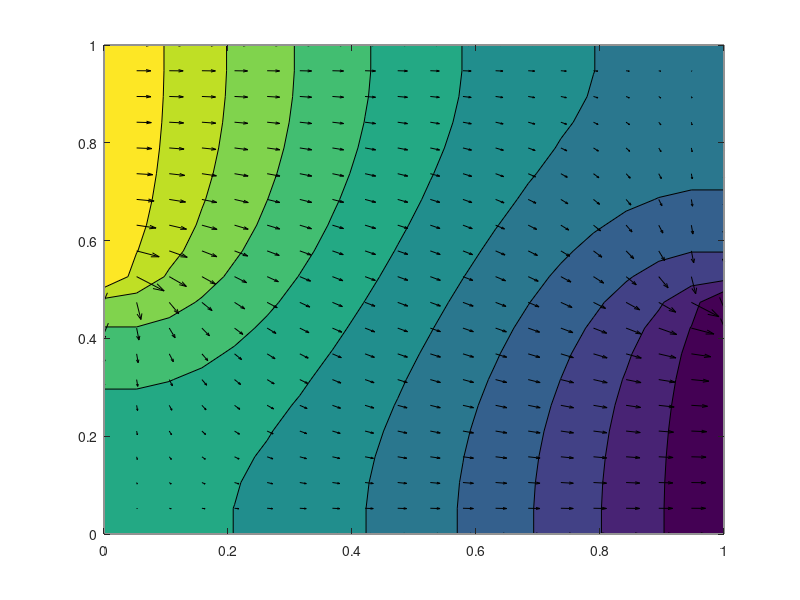

MATLAB code to generate this figure:
% clear; clc

% Given:

% V = <u,v,0>
% u = -partial(phi,x)
% v = -partial(phi,y)

% partial(partial(phi,x),x) + partial(partial(phi,y),y) = 0

% BCs:
%     Neumann:
%     {x=[0,L],y=0,L}: partial(phi,y) = 0
%     {x=0,y=[0,L/2]}: partial(phi,x) = 0
%     {x=L,y=[L/2,L]}: partial(phi,x) = 0
%     Dirichlet:
%     {x=0,y=[L/2,L]}: phi = 10
%     {x=L,y=[0,L/2]}: phi = 0

L = 1;
N = 20;
A = zeros(N^2,N^2);
B = zeros(N^2,1);

delta = L/N;

% Apply second derivative approximation to all internal points
for j=2:N-1
	for i=2:N-1
		A(N*(j-1)+i,N*(j-1)+i) = -4;
		A(N*(j-1)+i,N*(j-1)+i-1) = 1;
		A(N*(j-1)+i,N*(j-1)+i+1) = 1;
		A(N*(j-1)+i,N*(j-1)+i-N) = 1;
		A(N*(j-1)+i,N*(j-1)+i+N) = 1;
	end
end

% Apply first derivative approximation to no slip boundaries (Neumann BCs)
j = 1;
for i=1:N-1
	A(N*(j-1)+i,N*(j-1)+i) = 1;
	A(N*(j-1)+i,N*(j-1)+i+N) = -1;
end
j = N;
for i=2:N
	A(N*(j-1)+i,N*(j-1)+i) = 1;
	A(N*(j-1)+i,N*(j-1)+i-N) = -1;
end

i = 1;
for j=2:N/2
	A(N*(j-1)+i,N*(j-1)+i) = 1;
	A(N*(j-1)+i,N*(j-1)+i+1) = -1;
end
i = N;
for j=N/2+1:N-1
	A(N*(j-1)+i,N*(j-1)+i) = 1;
	A(N*(j-1)+i,N*(j-1)+i-1) = -1;
end

% Apply input boundary conditions (Dirichlet BCs)
i = 1;
for j=N/2+1:N
	A(N*(j-1)+i,N*(j-1)+i) = 1;
	B(N*(j-1)+i) = 10;
end
i = N;
for j=1:N/2
	A(N*(j-1)+i,N*(j-1)+i) = 1;
	B(N*(j-1)+i) = 0;
end

% Solve for potential
phi_vert = inv(A)*B;

% Reshape potential matrix
phi = zeros(N,N);
for i=1:N
	for j=1:N
		phi(i,j) = phi_vert(N*(i-1)+j);
	end
end

% Plot potential
x = linspace(0,L,N);
y = linspace(0,L,N);
contourf(x,y,phi);
hold on;

% Solve for internal points' velocities using central difference approximation
u = zeros(N,N);
v = zeros(N,N);

for j=1:N
	for i=2:N-1
		v(i,j) = -(phi(i+1,j)-phi(i-1,j))/(2*delta);
	end
end
for j=2:N-1
	for i=1:N
		u(i,j) = -(phi(i,j+1)-phi(i,j-1))/(2*delta);
	end
end

% Plot velocity
quiver(x,y,u,v,'k');
drawnow;

saveas(gcf,"images/WS15.png");

wait = input("Press Enter to Exit.");
